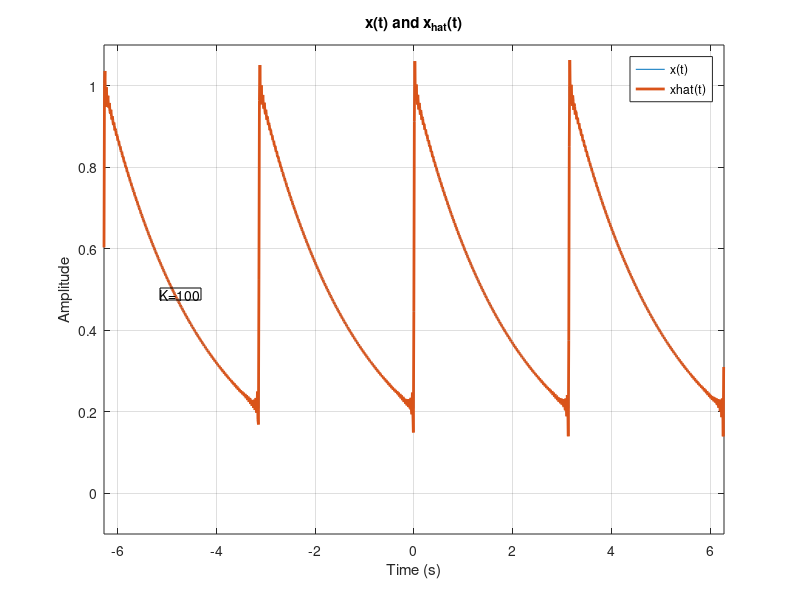

Reproduce this figure in MATLAB.
%% Example 1.5 (The Exponential Fourier Series and Spectra)
% Signal to be analyzed: Periodic signal exp(-t/2) with period \pi that
% starts at t=0.

% The signal:
w0 = 2; % rad/s
x = @(t) exp(-mod(t, pi)/2);    % Using mod(a,b) to periodically replicate x(t)
t = -2*pi:1e-2:2*pi;
plot(t, x(t), 'LineWidth', 2);
xlabel('t'), ylabel('x(t)'), title('Signal to be Analyzed');
grid on, xlim([-2*pi, 2*pi]), ylim([-0.1,1.1]);
pause;

% Frequency spectrum
a = (2/pi)*(1-exp(-pi/2));
Xk = @(k) a./(1+4j*k);
K = -4:4;
subplot(1,2,1); % Magnitude Spectrum |X_k|
stem(K, abs(Xk(K)), 'LineWidth', 2);
xlabel('k'), ylabel('|X_k|'), title('Magnitude Spectrum of x(t)');
grid on;
subplot(1,2,2); % Phase Spectrum |X_k|
stem(K, angle(Xk(K)), 'LineWidth', 2);
xlabel('k'), ylabel('\angleX_k'), title('Phase Spectrum of x(t)');
grid on;
pause;

%% Testing the Results: Synthesis
dim = [.2 .5 .3 .3];
for K = [0:10, 10:2:20, 20:5:50, 50:10:100]
    
    pause;
    xhat = zeros(1,length(t));
    
    for k = -K:K
        xhat = xhat + Xk(k)*exp(1j*k*w0*t);
    end
    
    clf;
    plot(t, x(t), t, real(xhat), 'LineWidth', 2);
    xlabel('Time (s)'), ylabel('Amplitude'), title('x(t) and x_{hat}(t)');
    grid on, xlim([-2*pi, 2*pi]), ylim([-0.1,1.1]);
    legend('x(t)', 'xhat(t)');
    annotation('textbox',dim,'String',['K=',num2str(K)],'FitBoxToText','on');

end
        
    